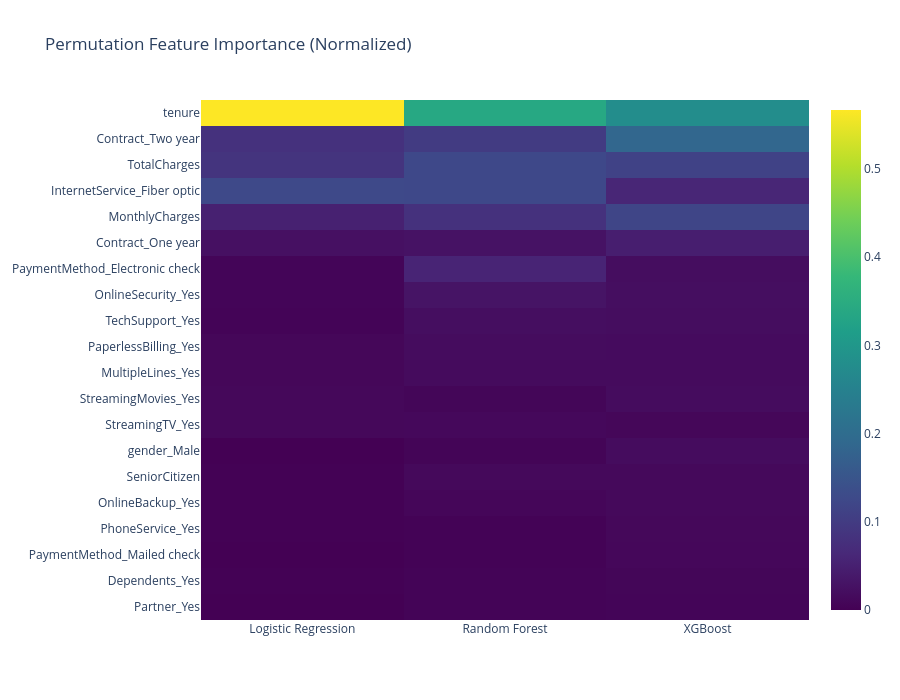

The notebook cell this image was saved under:
### Code cell
# =========================
# Model Analysis
# =========================

fi_df = pd.DataFrame(feature_importances)

top_n = 20

top_features = (
    fi_df.mean(axis=1)
    .sort_values(ascending=False)
    .head(top_n)
    .index
)

fi_top = fi_df.loc[top_features]

fi_norm = fi_top.apply(lambda x: x / x.sum(), axis=0)

fig = px.imshow(
    fi_norm,
    color_continuous_scale="Viridis",
    aspect="auto",
    title="Permutation Feature Importance (Normalized)"
)

fig.update_layout(height=700)
fig.show()

driver_strength = fi_norm.mean(axis=1).sort_values(ascending=False)
top_drivers = driver_strength.head(10)

driver_table = top_drivers.reset_index()
driver_table.columns = ["Feature", "Importance"]
def map_driver(feature):
    if "InternetService" in feature:
        return "Service Type Risk"
    if "Contract" in feature:
        return "Contract Stickiness"
    if "PaymentMethod" in feature or "MonthlyCharges" in feature:
        return "Pricing Sensitivity"
    if "tenure" in feature or "TotalCharges" in feature:
        return "Customer Lifecycle"
    if "TechSupport" in feature or "OnlineSecurity" in feature:
        return "Support Engagement"
    return "Other"

driver_table["Category"] = driver_table["Feature"].apply(map_driver)

summary = (
    driver_table
    .groupby("Category")
    .agg(
        Total_Importance=("Importance", "sum"),
        Feature_Count=("Feature", "count")
    )
    .sort_values("Total_Importance", ascending=False)
)
display(driver_table)
display(summary)

# ---------------------------------------------------------
# SHAP
# ---------------------------------------------------------
scaler = best_model.named_steps["scaler"]
lr_model = best_model.named_steps["model"]

feature_names = x_raw.columns.tolist()

x_shap = x_raw.astype(float)
x_scaled = scaler.transform(x_shap)

# explainer = shap.LinearExplainer(lr_model, x_scaled)

explainer = shap.Explainer(lr_model, x_shap)
shap_values = explainer(x_shap)

shap_values.feature_names = feature_names

shap.plots.beeswarm(shap_values)

shap.plots.bar(shap_values)

### Figure 1 — Plotly figure (JSON) as saved in the notebook; plotly's stock layout.template omitted (floating-point values rounded to 4 significant figures)
{"data": [{"coloraxis": "coloraxis", "hovertemplate": "x: %{x}<br>y: %{y}<br>color: %{z}<extra></extra>", "name": "0", "type": "heatmap", "x": ["Logistic Regression", "Random Forest", "XGBoost"], "xaxis": "x", "y": ["tenure", "Contract_Two year", "TotalCharges", "InternetService_Fiber optic", "MonthlyCharges", "Contract_One year", "PaymentMethod_Electronic check", "OnlineSecurity_Yes", "TechSupport_Yes", "PaperlessBilling_Yes", "MultipleLines_Yes", "StreamingMovies_Yes", "StreamingTV_Yes", "gender_Male", "SeniorCitizen", "OnlineBackup_Yes", "PhoneService_Yes", "PaymentMethod_Mailed check", "Dependents_Yes", "Partner_Yes"], "yaxis": "y", "z": [[0.5668, 0.3389, 0.2776], [0.081, 0.09994, 0.1861], [0.08585, 0.1245, 0.1135], [0.1261, 0.1245, 0.05946], [0.05098, 0.08074, 0.118], [0.02457, 0.02792, 0.04733], [0.007244, 0.05702, 0.01961], [0.006926, 0.02999, 0.02121], [0.005211, 0.02063, 0.01919], [0.009303, 0.01744, 0.01665], [0.009211, 0.01566, 0.01653], [0.01108, 0.00772, 0.01711], [0.01092, 0.0114, 0.009306], [0.000103, 0.006095, 0.0181], [0.001918, 0.01241, 0.01295], [0.0009218, 0.008328, 0.01282], [0.0009293, 0.002968, 0.01079], [-2.468e-06, 0.00357, 0.00966], [0.0009683, 0.004764, 0.007654], [6.896e-06, 0.005498, 0.006439]]}], "layout": {"coloraxis": {"autocolorscale": false, "colorscale": [[0, "#440154"], [0.1111, "#482878"], [0.2222, "#3e4989"], [0.3333, "#31688e"], [0.4444, "#26828e"], [0.5556, "#1f9e89"], [0.6667, "#35b779"], [0.7778, "#6ece58"], [0.8889, "#b5de2b"], [1, "#fde725"]]}, "height": 700, "title": {"text": "Permutation Feature Importance (Normalized)"}, "xaxis": {"anchor": "y", "domain": [0, 1]}, "yaxis": {"anchor": "x", "autorange": "reversed", "domain": [0, 1]}}}
